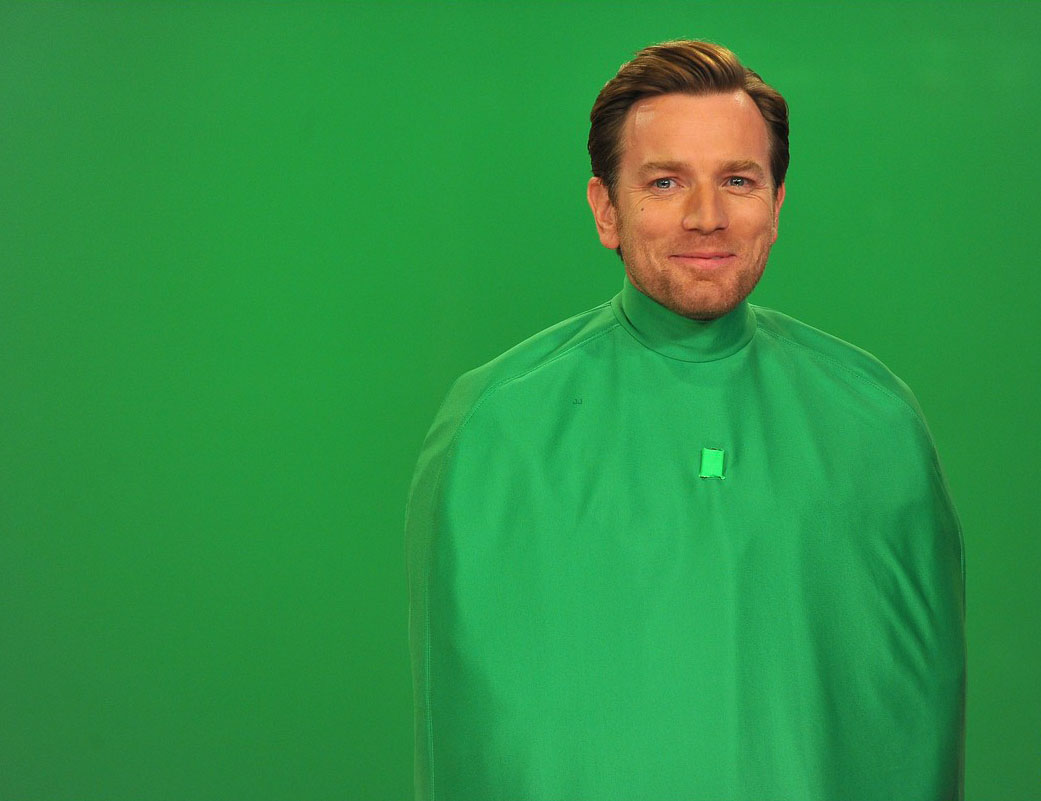
#> input picture data/green.jpg, 1041 x 801 px, given in place of the camera
$ python face_swap.py
#> lines starting #> are read from the running program, lines starting #| are printed output that depends on the picture
import numpy as np
import cv2
# from opencv.video import create_capture

# Once the camera has detected two faces, it will swap the bounding box of the faces. Rudimentary face swap app!
# There are many improvements that should be made for it to be a good looking face swap

def detect(img, cascade):
    rects = cascade.detectMultiScale(img, scaleFactor=1.3, minNeighbors=4, minSize=(30, 30), flags=cv2.CASCADE_SCALE_IMAGE)
    if len(rects) == 0:
        return []
    rects[:,2:] += rects[:,:2]
    return rects

def get_cam_frame(cam):
    ret, img = cam.read()
#> img is the input picture: shape (801, 1041, 3); mean B, G, R 68, 147.8, 45
    # smaller frame size - things run a lot smoother than a full screen img
    img = cv2.resize(img, (800, 600))
#> img: shape (600, 800, 3)
    return img

def main():
    # Camera 0 is usually the built in webcam camera... also most people only have 1 webcam on their laptop
    cam = cv2.VideoCapture(0)

    # lbp_classifier = "../data/lbpcascade_frontalface.xml"
    haar_classifier = "../data/haarcascade_frontalface_default.xml"

    # use the haar classifier for now, it seems to work a little bit better
    cascade = cv2.CascadeClassifier(haar_classifier)

    while True:
        img = get_cam_frame(cam)

        # classifier wants things in black and white
        bw = cv2.cvtColor(img, cv2.COLOR_BGR2GRAY)
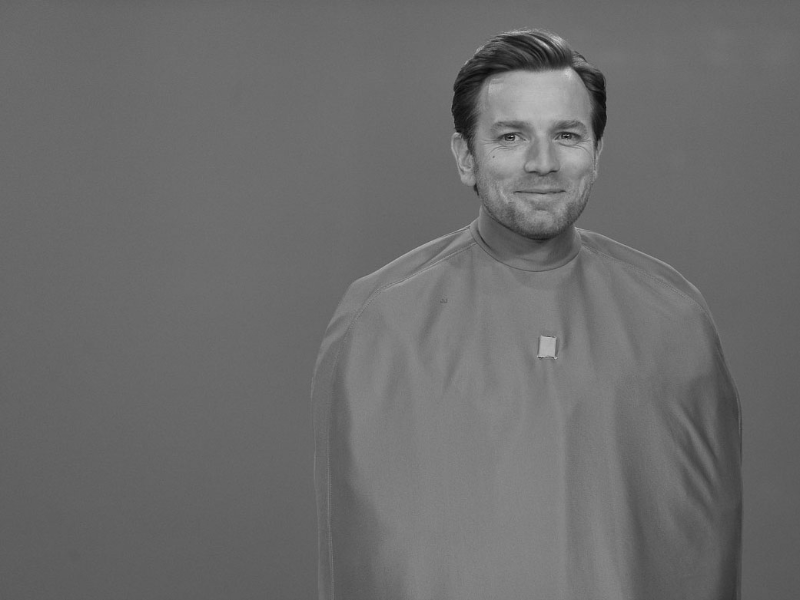
#> bw: shape (600, 800); min 11, max 206, mean 107.9
        bw = cv2.equalizeHist(bw)
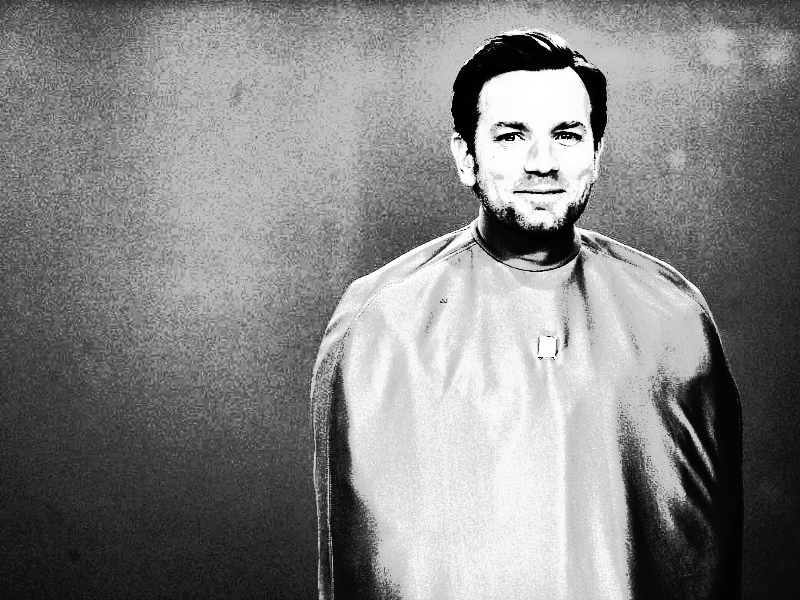
#> bw: shape (600, 800); min 0, max 255, mean 132

        rects = detect(bw, cascade)
#> in detect, `rects = cascade.detectMultiScale(img, scaleFactor=1.3, minNeighbors=4,..`: rects = [[457, 69, 166, 166]]
#> rects = [[457, 69, 623, 235]]
        final = img.copy()

        # Mostly useful for debugging
        # for x1, y1, x2, y2 in rects:
        #     cv2.rectangle(img, (x1, y1), (x2, y2), (0,255,0), 2)

        # Have we detected at least 2 faces?
        if len(rects) > 1:
            # A better solution would be to get the 2 largest rectangles from the list, because
            # sometimes we get false positives
            ax1, ay1, ax2, ay2 = rects[0]
            bx1, by1, bx2, by2 = rects[1]

            # Swap the pixels of each face
            faceA = cv2.resize(img[ay1:ay2, ax1:ax2].copy(), (bx2 - bx1, by2 - by1))
            faceB = cv2.resize(img[by1:by2, bx1:bx2].copy(), (ax2 - ax1, ay2 - ay1))
            final[ay1:ay2, ax1:ax2] = faceB
            final[by1:by2, bx1:bx2] = faceA

        cv2.imshow('face swap', final)

        # Esc key quits
        if 0xFF & cv2.waitKey(1) == 27:
#> (key Esc is pressed here)
            break
    cv2.destroyAllWindows()

if __name__ == '__main__':
    main()
